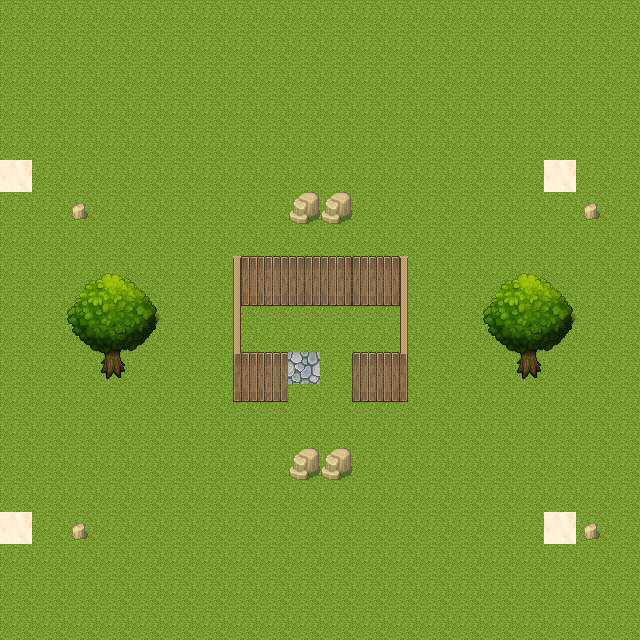

This game map was drawn from its Tiled (.tmx) file and the tilesets committed beside it. A one-line description and the full map source follow:
An orthogonal 20x20 tile map with 32x32 px tiles, 6 tile layers (1, 2, 3, 4, ...), 2 hidden layers not drawn.

<map version="1.10" tiledversion="1.10.2" orientation="orthogonal" renderorder="right-down" width="20" height="20" tilewidth="32" tileheight="32" infinite="0" nextlayerid="9" nextobjectid="1">
 <editorsettings>
  <export target="test1.json" format="custom" />
 </editorsettings>
 <tileset firstgid="1" name="pantilla" tilewidth="32" tileheight="32" tilecount="192" columns="32">
  <image source="pantilla/pantilla.png" width="1024" height="200" />
 </tileset>
 <layer id="1" name="1" width="20" height="20">
  <data encoding="csv">
1,1,1,1,1,1,1,1,1,1,1,1,1,1,1,1,1,1,1,1,
1,1,1,1,1,1,1,1,1,1,1,1,1,1,1,1,1,1,1,1,
1,1,1,1,1,1,1,1,1,1,1,1,1,1,1,1,1,1,1,1,
1,1,1,1,1,1,1,1,1,1,1,1,1,1,1,1,1,1,1,1,
1,1,1,1,1,1,1,1,1,1,1,1,1,1,1,1,1,1,1,1,
1,1,1,1,1,1,1,1,1,1,1,1,1,1,1,1,1,1,1,1,
1,1,1,1,1,1,1,1,1,1,1,1,1,1,1,1,1,1,1,1,
1,1,1,1,1,1,1,1,1,1,1,1,1,1,1,1,1,1,1,1,
1,1,1,1,1,1,1,1,1,1,1,1,1,1,1,1,1,1,1,1,
1,1,1,1,1,1,1,1,1,1,1,1,1,1,1,1,1,1,1,1,
1,1,1,1,1,1,1,1,1,1,1,1,1,1,1,1,1,1,1,1,
1,1,1,1,1,1,1,1,1,1,1,1,1,1,1,1,1,1,1,1,
1,1,1,1,1,1,1,1,1,1,1,1,1,1,1,1,1,1,1,1,
1,1,1,1,1,1,1,1,1,1,1,1,1,1,1,1,1,1,1,1,
1,1,1,1,1,1,1,1,1,1,1,1,1,1,1,1,1,1,1,1,
1,1,1,1,1,1,1,1,1,1,1,1,1,1,1,1,1,1,1,1,
1,1,1,1,1,1,1,1,1,1,1,1,1,1,1,1,1,1,1,1,
1,1,1,1,1,1,1,1,1,1,1,1,1,1,1,1,1,1,1,1,
1,1,1,1,1,1,1,1,1,1,1,1,1,1,1,1,1,1,1,1,
1,1,1,1,1,1,1,1,1,1,1,1,1,1,1,1,1,1,1,1
</data>
 </layer>
 <layer id="2" name="2" width="20" height="20">
  <data encoding="csv">
0,0,0,0,0,0,0,0,0,0,0,0,0,0,0,0,0,0,0,0,
0,0,0,0,0,0,0,0,0,0,0,0,0,0,0,0,0,0,0,0,
0,0,0,0,0,0,0,0,0,0,0,0,0,0,0,0,0,0,0,0,
0,0,0,0,0,0,0,0,0,0,0,0,0,0,0,0,0,0,0,0,
0,0,0,0,0,0,0,0,0,0,0,0,0,0,0,0,0,0,0,0,
0,0,0,0,0,0,0,0,0,0,0,0,0,0,0,0,0,0,0,0,
0,0,0,0,0,0,0,0,0,33,33,0,0,0,0,0,0,0,0,0,
0,0,0,0,0,0,0,0,0,0,0,0,0,0,0,0,0,0,0,0,
0,0,0,0,0,0,0,0,0,0,0,0,0,0,0,0,0,0,0,0,
0,0,0,0,0,0,0,0,0,0,0,0,0,0,0,0,0,0,0,0,
0,0,0,0,0,0,0,0,0,0,0,0,0,0,0,0,0,0,0,0,
0,0,161,162,163,0,0,0,0,0,0,0,0,0,0,161,162,163,0,0,
0,0,0,0,0,0,0,0,0,0,0,0,0,0,0,0,0,0,0,0,
0,0,0,0,0,0,0,0,0,0,0,0,0,0,0,0,0,0,0,0,
0,0,0,0,0,0,0,0,0,33,33,0,0,0,0,0,0,0,0,0,
0,0,0,0,0,0,0,0,0,0,0,0,0,0,0,0,0,0,0,0,
0,0,0,0,0,0,0,0,0,0,0,0,0,0,0,0,0,0,0,0,
0,0,0,0,0,0,0,0,0,0,0,0,0,0,0,0,0,0,0,0,
0,0,0,0,0,0,0,0,0,0,0,0,0,0,0,0,0,0,0,0,
0,0,0,0,0,0,0,0,0,0,0,0,0,0,0,0,0,0,0,0
</data>
 </layer>
 <layer id="3" name="3" width="20" height="20">
  <data encoding="csv">
0,0,0,0,0,0,0,0,0,0,0,0,0,0,0,0,0,0,0,0,
0,0,0,0,0,0,0,0,0,0,0,0,0,0,0,0,0,0,0,0,
0,0,0,0,0,0,0,0,0,0,0,0,0,0,0,0,0,0,0,0,
0,0,0,0,0,0,0,0,0,0,0,0,0,0,0,0,0,0,0,0,
0,0,0,0,0,0,0,0,0,0,0,0,0,0,0,0,0,0,0,0,
0,0,0,0,0,0,0,0,0,0,0,0,0,0,0,0,0,0,0,0,
0,0,35,0,0,0,0,0,0,0,0,0,0,0,0,0,0,0,35,0,
0,0,0,0,0,0,0,0,0,0,0,0,0,0,0,0,0,0,0,0,
0,0,0,0,0,0,0,0,0,0,0,0,0,0,0,0,0,0,0,0,
0,0,0,0,0,0,0,0,0,0,0,0,0,0,0,0,0,0,0,0,
0,0,129,130,131,0,0,0,0,0,0,0,0,0,0,129,130,131,0,0,
0,0,0,0,0,0,0,0,0,0,0,0,0,0,0,0,0,0,0,0,
0,0,0,0,0,0,0,0,0,0,0,0,0,0,0,0,0,0,0,0,
0,0,0,0,0,0,0,0,0,0,0,0,0,0,0,0,0,0,0,0,
0,0,0,0,0,0,0,0,0,0,0,0,0,0,0,0,0,0,0,0,
0,0,0,0,0,0,0,0,0,0,0,0,0,0,0,0,0,0,0,0,
0,0,35,0,0,0,0,0,0,0,0,0,0,0,0,0,0,0,35,0,
0,0,0,0,0,0,0,0,0,0,0,0,0,0,0,0,0,0,0,0,
0,0,0,0,0,0,0,0,0,0,0,0,0,0,0,0,0,0,0,0,
0,0,0,0,0,0,0,0,0,0,0,0,0,0,0,0,0,0,0,0
</data>
 </layer>
 <layer id="4" name="4" width="20" height="20">
  <data encoding="csv">
0,0,0,0,0,0,0,0,0,0,0,0,0,0,0,0,0,0,0,0,
0,0,0,0,0,0,0,0,0,0,0,0,0,0,0,0,0,0,0,0,
0,0,0,0,0,0,0,0,0,0,0,0,0,0,0,0,0,0,0,0,
0,0,0,0,0,0,0,0,0,0,0,0,0,0,0,0,0,0,0,0,
0,0,0,0,0,0,0,0,0,0,0,0,0,0,0,0,0,0,0,0,
0,0,0,0,0,0,0,0,0,0,0,0,0,0,0,0,0,0,0,0,
0,0,0,0,0,0,0,0,0,0,0,0,0,0,0,0,0,0,0,0,
0,0,0,0,0,0,0,0,0,0,0,0,0,0,0,0,0,0,0,0,
0,0,0,0,0,0,0,9,10,11,12,12,13,0,0,0,0,0,0,0,
0,0,0,0,0,0,0,41,42,43,44,44,45,0,0,0,0,0,0,0,
0,0,0,0,0,0,0,73,0,0,0,0,77,0,0,0,0,0,0,0,
0,0,0,0,0,0,0,105,106,0,0,108,109,0,0,0,0,0,0,0,
0,0,0,0,0,0,0,137,138,0,0,140,141,0,0,0,0,0,0,0,
0,0,0,0,0,0,0,0,0,0,0,0,0,0,0,0,0,0,0,0,
0,0,0,0,0,0,0,0,0,0,0,0,0,0,0,0,0,0,0,0,
0,0,0,0,0,0,0,0,0,0,0,0,0,0,0,0,0,0,0,0,
0,0,0,0,0,0,0,0,0,0,0,0,0,0,0,0,0,0,0,0,
0,0,0,0,0,0,0,0,0,0,0,0,0,0,0,0,0,0,0,0,
0,0,0,0,0,0,0,0,0,0,0,0,0,0,0,0,0,0,0,0,
0,0,0,0,0,0,0,0,0,0,0,0,0,0,0,0,0,0,0,0
</data>
 </layer>
 <layer id="5" name="5" width="20" height="20">
  <data encoding="csv">
0,0,0,0,0,0,0,0,0,0,0,0,0,0,0,0,0,0,0,0,
0,0,0,0,0,0,0,0,0,0,0,0,0,0,0,0,0,0,0,0,
0,0,0,0,0,0,0,0,0,0,0,0,0,0,0,0,0,0,0,0,
0,0,0,0,0,0,0,0,0,0,0,0,0,0,0,0,0,0,0,0,
0,0,0,0,0,0,0,0,0,0,0,0,0,0,0,0,0,0,0,0,
0,0,0,0,0,0,0,0,0,0,0,0,0,0,0,0,0,0,0,0,
0,0,0,0,0,0,0,0,0,0,0,0,0,0,0,0,0,0,0,0,
0,0,0,0,0,0,0,0,0,0,0,0,0,0,0,0,0,0,0,0,
0,0,65,66,67,0,0,0,0,0,0,0,0,0,0,65,66,67,0,0,
0,0,97,98,99,0,0,0,0,0,0,0,0,0,0,97,98,99,0,0,
0,0,0,0,0,0,0,0,0,0,0,0,0,0,0,0,0,0,0,0,
0,0,0,0,0,0,0,0,0,0,0,0,0,0,0,0,0,0,0,0,
0,0,0,0,0,0,0,0,0,0,0,0,0,0,0,0,0,0,0,0,
0,0,0,0,0,0,0,0,0,0,0,0,0,0,0,0,0,0,0,0,
0,0,0,0,0,0,0,0,0,0,0,0,0,0,0,0,0,0,0,0,
0,0,0,0,0,0,0,0,0,0,0,0,0,0,0,0,0,0,0,0,
0,0,0,0,0,0,0,0,0,0,0,0,0,0,0,0,0,0,0,0,
0,0,0,0,0,0,0,0,0,0,0,0,0,0,0,0,0,0,0,0,
0,0,0,0,0,0,0,0,0,0,0,0,0,0,0,0,0,0,0,0,
0,0,0,0,0,0,0,0,0,0,0,0,0,0,0,0,0,0,0,0
</data>
 </layer>
 <layer id="6" name="6" width="20" height="20" visible="0">
  <data encoding="csv">
34,0,0,0,0,0,0,0,0,0,0,0,0,0,0,0,0,0,0,34,
0,0,0,0,0,0,0,0,0,0,0,0,0,0,0,0,0,0,0,0,
0,0,0,0,0,0,0,0,0,0,0,0,0,0,0,0,0,0,0,0,
0,0,0,0,0,0,0,0,0,0,0,0,0,0,0,0,0,0,0,0,
0,0,0,0,0,0,0,0,0,0,0,0,0,0,0,0,0,0,0,0,
0,0,0,0,0,0,0,0,0,0,0,0,0,0,0,0,0,0,0,0,
0,0,0,0,0,0,0,0,0,0,0,0,0,0,0,0,0,0,0,0,
0,0,0,0,0,0,0,0,0,0,0,0,0,0,0,0,0,0,0,0,
0,0,0,0,0,0,0,0,0,0,0,0,0,0,0,0,0,0,0,0,
0,0,0,0,0,0,0,0,0,0,0,0,0,0,0,0,0,0,0,0,
0,0,0,0,0,0,0,0,0,0,14,0,0,0,0,0,0,0,0,0,
0,0,0,0,0,0,0,0,0,0,0,0,0,0,0,0,0,0,0,0,
0,0,0,0,0,0,0,0,0,0,0,0,0,0,0,0,0,0,0,0,
0,0,0,0,0,0,0,0,0,0,0,0,0,0,0,0,0,0,0,0,
0,0,0,0,0,0,0,0,0,0,0,0,0,0,0,0,0,0,0,0,
0,0,0,0,0,0,0,0,0,0,0,0,0,0,0,0,0,0,0,0,
0,0,0,0,0,0,0,0,0,0,0,0,0,0,0,0,0,0,0,0,
0,0,0,0,0,0,0,0,0,0,0,0,0,0,0,0,0,0,0,0,
0,0,0,0,0,0,0,0,0,0,0,0,0,0,0,0,0,0,0,0,
34,0,0,0,0,0,0,0,0,0,0,0,0,0,0,0,0,0,0,34
</data>
 </layer>
 <layer id="7" name="collision" width="20" height="20" visible="0">
  <data encoding="csv">
2,0,0,0,0,0,0,0,0,0,0,0,0,0,0,0,0,0,0,2,
0,0,0,0,0,0,0,0,0,0,0,0,0,0,0,0,0,0,0,0,
0,0,0,0,0,0,0,0,0,0,0,0,0,0,0,0,0,0,0,0,
0,0,0,0,0,0,0,0,0,2,2,0,0,0,0,0,0,0,0,0,
0,0,0,0,0,0,0,0,0,0,0,0,0,0,0,0,0,0,0,0,
0,0,0,0,0,0,0,0,0,0,0,0,0,0,0,0,0,0,0,0,
0,0,0,0,0,0,0,0,0,0,0,0,0,0,0,0,0,0,0,0,
0,0,0,0,0,0,0,0,0,0,0,0,0,0,0,0,0,0,0,0,
0,0,0,0,0,0,0,0,0,0,0,0,0,0,0,0,0,0,0,0,
0,0,0,0,0,0,0,2,2,2,2,2,2,0,0,0,0,0,0,0,
0,0,0,0,0,0,0,2,0,0,0,0,2,0,0,0,0,0,0,0,
0,0,0,2,0,0,0,2,0,0,0,0,2,0,0,0,2,0,0,0,
0,0,0,0,0,0,0,2,2,0,0,2,2,0,0,0,0,0,0,0,
0,0,0,0,0,0,0,0,0,0,0,0,0,0,0,0,0,0,0,0,
0,0,0,0,0,0,0,0,0,0,0,0,0,0,0,0,0,0,0,0,
0,0,0,0,0,0,0,0,0,0,0,0,0,0,0,0,0,0,0,0,
0,0,0,0,0,0,0,0,0,2,2,0,0,0,0,0,0,0,0,0,
0,0,0,0,0,0,0,0,0,0,0,0,0,0,0,0,0,0,0,0,
0,0,0,0,0,0,0,0,0,0,0,0,0,0,0,0,0,0,0,0,
2,0,0,0,0,0,0,0,0,0,0,0,0,0,0,0,0,0,0,2
</data>
 </layer>
 <layer id="8" name="PantallaUsuario" width="20" height="20">
  <data encoding="csv">
0,0,0,0,0,0,0,0,0,0,0,0,0,0,0,0,0,0,0,0,
0,0,0,0,0,0,0,0,0,0,0,0,0,0,0,0,0,0,0,0,
0,0,0,0,0,0,0,0,0,0,0,0,0,0,0,0,0,0,0,0,
0,0,0,0,0,0,0,0,0,0,0,0,0,0,0,0,0,0,0,0,
0,0,0,0,0,0,0,0,0,0,0,0,0,0,0,0,0,0,0,0,
2,0,0,0,0,0,0,0,0,0,0,0,0,0,0,0,0,2,0,0,
0,0,0,0,0,0,0,0,0,0,0,0,0,0,0,0,0,0,0,0,
0,0,0,0,0,0,0,0,0,0,0,0,0,0,0,0,0,0,0,0,
0,0,0,0,0,0,0,0,0,0,0,0,0,0,0,0,0,0,0,0,
0,0,0,0,0,0,0,0,0,0,0,0,0,0,0,0,0,0,0,0,
0,0,0,0,0,0,0,0,0,0,0,0,0,0,0,0,0,0,0,0,
0,0,0,0,0,0,0,0,0,3,0,0,0,0,0,0,0,0,0,0,
0,0,0,0,0,0,0,0,0,0,0,0,0,0,0,0,0,0,0,0,
0,0,0,0,0,0,0,0,0,0,0,0,0,0,0,0,0,0,0,0,
0,0,0,0,0,0,0,0,0,0,0,0,0,0,0,0,0,0,0,0,
0,0,0,0,0,0,0,0,0,0,0,0,0,0,0,0,0,0,0,0,
2,0,0,0,0,0,0,0,0,0,0,0,0,0,0,0,0,2,0,0,
0,0,0,0,0,0,0,0,0,0,0,0,0,0,0,0,0,0,0,0,
0,0,0,0,0,0,0,0,0,0,0,0,0,0,0,0,0,0,0,0,
0,0,0,0,0,0,0,0,0,0,0,0,0,0,0,0,0,0,0,0
</data>
 </layer>
</map>